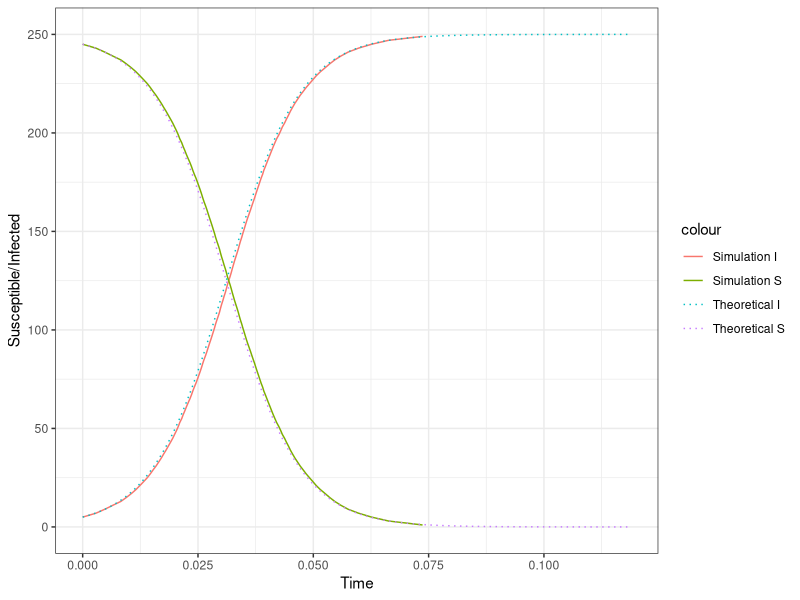

Recreate this plot in R.
setwd("~/Documents/thesis/network-gillespie/")

# Parameters
N <- 250
beta <- 0.5
I_init <- 5.0

# Import data
tempdata <- as.data.frame(read.table("./output.txt"))
tempvar <- N - tempdata$V2
tempdata2 <- data.frame(tempdata$V1, tempvar)
colnames(tempdata) <- c("t","I")
colnames(tempdata2) <- c("t","S")

k <- 125
interval <- max(tempdata$I)/k
lower <- 0
upper <- lower + interval
Is <- data.frame( "t" = numeric(0) , "I" = numeric(0))

for (i in 1:k)
{
  lower <- upper
  upper <- lower + interval
  tempvar <- tempdata[which(tempdata$I > lower  & tempdata$I < upper),]
  Is[i,1] <- mean(tempvar$t)
  Is[i,2] <- (upper + lower)/2
}

Ss <- data.frame( Is$t , N - Is$I)
colnames(Ss) <- c("t","S")


# Theoretical solution
myfrac <- (N-I_init)/I_init
t <- seq(from = 0.0, to = max(tempdata[which(tempdata$I==max(tempdata$I) | tempdata$I==0),1])
         , length.out =  10000)
myI <- N*((1+myfrac*exp(-beta*N*t))^-1)
mydata <- data.frame(t, myI)
mydata2 <- data.frame(t, N - myI)
colnames(mydata2) <- c("t","myS")

# plot(Is$t,Is$I,type = 'l', col = "red")
# points(Ss[,1],Ss[,2],type = 'l',col = "green")
# points(mydata$t,mydata$myI,type = 'l', col = "blue")
# points(mydata2$t,mydata2$myS,type = 'l', col = "black")

#theory curve black dash
#sim blue

#Check for required packages
list.of.packages <- c("ggplot2")
new.packages <- list.of.packages[!(list.of.packages %in% installed.packages()[,"Package"])]
if(length(new.packages)) install.packages(new.packages)
library(ggplot2)

png(filename="./plot.png")
ggplot(data = Is, aes(x=t, y=I)) +
  geom_line(aes(colour="Simulation I")) +
  geom_line(data = Ss, aes(x=t, y=S , colour="Simulation S")) +
  geom_line(data = mydata, aes(x=t, y=myI, colour="Theoretical I"),linetype="dotted") +
  geom_line(data = mydata2, aes(x=t, y=myS, colour="Theoretical S"),linetype="dotted") +
  xlab("Time") +
  ylab("Susceptible/Infected") +
  theme_bw()
dev.off()



# Produce graphical output
# plot(tempdata$t,tempdata$I,col="red")
# points(tempdata2$t,tempdata2$S,col="blue")
# points(mydata$t,mydata$myI,type = "l")
# points(mydata2$t,mydata2$myS,type = "l")
# ggplot(data = tempdata, aes(x=t, y=I)) +
# 	geom_smooth(aes(colour="Simulation I")) +
#   geom_smooth(data = tempdata2, aes(x=t, y=S , colour="Simulation S")) +
#   geom_line(data = mydata, aes(x=t, y=myI, colour="Theoretical I")) +
#   geom_line(data = mydata2, aes(x=t, y=myS, colour="Theoretical S")) +
#   xlab("Time") +
# 	ylab("Susceptible/Infected") +
# 	theme_bw()



# Average time to absorbing state
# cat("Average time to absorbing state")
# mean(tempdata[which(tempdata$I==max(tempdata$I) | tempdata$I==0),1])


